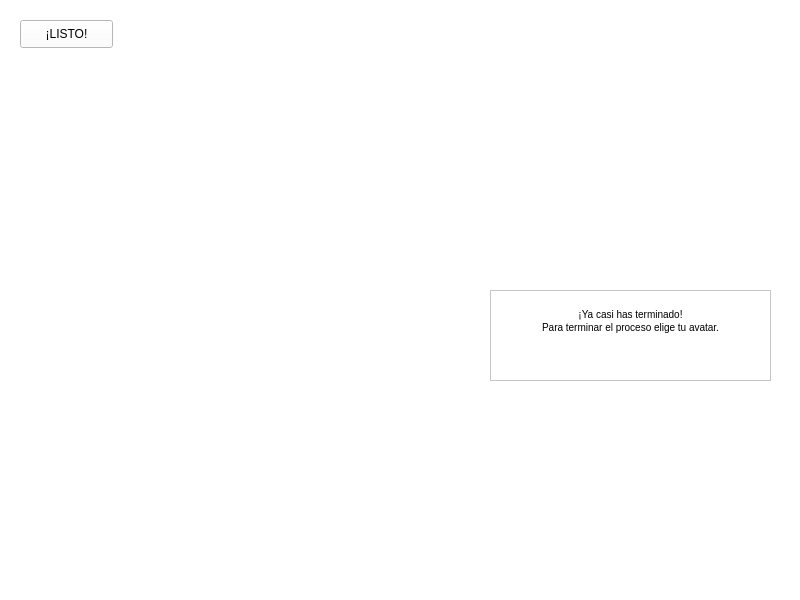
<?xml version="1.0" encoding="UTF-8"?>
<ui version="4.0">
 <class>Personaje</class>
 <widget class="QMainWindow" name="Personaje">
  <property name="geometry">
   <rect>
    <x>0</x>
    <y>0</y>
    <width>800</width>
    <height>600</height>
   </rect>
  </property>
  <property name="windowTitle">
   <string>MainWindow</string>
  </property>
  <property name="styleSheet">
   <string notr="true">background-color: rgb(255, 255, 255);</string>
  </property>
  <widget class="QWidget" name="centralwidget">
   <widget class="CustomLabel" name="label">
    <property name="geometry">
     <rect>
      <x>30</x>
      <y>120</y>
      <width>191</width>
      <height>361</height>
     </rect>
    </property>
    <property name="styleSheet">
     <string notr="true">background:transparent;
border-image: url(:/files/personajes/m2.png);</string>
    </property>
    <property name="text">
     <string/>
    </property>
   </widget>
   <widget class="CustomLabel" name="label_3">
    <property name="geometry">
     <rect>
      <x>230</x>
      <y>130</y>
      <width>191</width>
      <height>351</height>
     </rect>
    </property>
    <property name="styleSheet">
     <string notr="true">background:transparent;
border-image: url(:/files/personajes/f.png);</string>
    </property>
    <property name="text">
     <string/>
    </property>
   </widget>
   <widget class="QLabel" name="label_6">
    <property name="geometry">
     <rect>
      <x>-70</x>
      <y>-10</y>
      <width>961</width>
      <height>611</height>
     </rect>
    </property>
    <property name="styleSheet">
     <string notr="true">border-image: url(:/files/fondos/back.png);</string>
    </property>
    <property name="text">
     <string/>
    </property>
   </widget>
   <widget class="QPushButton" name="listo">
    <property name="geometry">
     <rect>
      <x>20</x>
      <y>20</y>
      <width>93</width>
      <height>28</height>
     </rect>
    </property>
    <property name="text">
     <string>¡LISTO!</string>
    </property>
   </widget>
   <widget class="QLabel" name="label_2">
    <property name="geometry">
     <rect>
      <x>430</x>
      <y>10</y>
      <width>351</width>
      <height>281</height>
     </rect>
    </property>
    <property name="styleSheet">
     <string notr="true">border-image: url(:/files/personajes/profebivli.png);
background:transparent;</string>
    </property>
    <property name="text">
     <string/>
    </property>
   </widget>
   <widget class="QTextBrowser" name="textBrowser">
    <property name="geometry">
     <rect>
      <x>490</x>
      <y>290</y>
      <width>281</width>
      <height>91</height>
     </rect>
    </property>
    <property name="html">
     <string>&lt;!DOCTYPE HTML PUBLIC &quot;-//W3C//DTD HTML 4.0//EN&quot; &quot;http://www.w3.org/TR/REC-html40/strict.dtd&quot;&gt;
&lt;html&gt;&lt;head&gt;&lt;meta name=&quot;qrichtext&quot; content=&quot;1&quot; /&gt;&lt;style type=&quot;text/css&quot;&gt;
p, li { white-space: pre-wrap; }
&lt;/style&gt;&lt;/head&gt;&lt;body style=&quot; font-family:'MS Shell Dlg 2'; font-size:7.8pt; font-weight:400; font-style:normal;&quot;&gt;
&lt;p align=&quot;center&quot; style=&quot;-qt-paragraph-type:empty; margin-top:0px; margin-bottom:0px; margin-left:0px; margin-right:0px; -qt-block-indent:0; text-indent:0px;&quot;&gt;&lt;br /&gt;&lt;/p&gt;
&lt;p align=&quot;center&quot; style=&quot; margin-top:0px; margin-bottom:0px; margin-left:0px; margin-right:0px; -qt-block-indent:0; text-indent:0px;&quot;&gt;¡Ya casi has terminado!&lt;/p&gt;
&lt;p align=&quot;center&quot; style=&quot; margin-top:0px; margin-bottom:0px; margin-left:0px; margin-right:0px; -qt-block-indent:0; text-indent:0px;&quot;&gt;Para terminar el proceso elige tu avatar.&lt;/p&gt;&lt;/body&gt;&lt;/html&gt;</string>
    </property>
   </widget>
   <widget class="QLabel" name="label_4">
    <property name="geometry">
     <rect>
      <x>480</x>
      <y>290</y>
      <width>301</width>
      <height>91</height>
     </rect>
    </property>
    <property name="styleSheet">
     <string notr="true">border-image: url(:/files/frame.png);
background:transparent;</string>
    </property>
    <property name="text">
     <string/>
    </property>
   </widget>
   <zorder>label_6</zorder>
   <zorder>label</zorder>
   <zorder>label_3</zorder>
   <zorder>listo</zorder>
   <zorder>label_2</zorder>
   <zorder>textBrowser</zorder>
   <zorder>label_4</zorder>
  </widget>
  <widget class="QMenuBar" name="menubar">
   <property name="geometry">
    <rect>
     <x>0</x>
     <y>0</y>
     <width>800</width>
     <height>25</height>
    </rect>
   </property>
  </widget>
  <widget class="QStatusBar" name="statusbar"/>
 </widget>
 <customwidgets>
  <customwidget>
   <class>CustomLabel</class>
   <extends>QLabel</extends>
   <header location="global">graphics/personaje.h</header>
  </customwidget>
 </customwidgets>
 <resources/>
 <connections/>
</ui>
